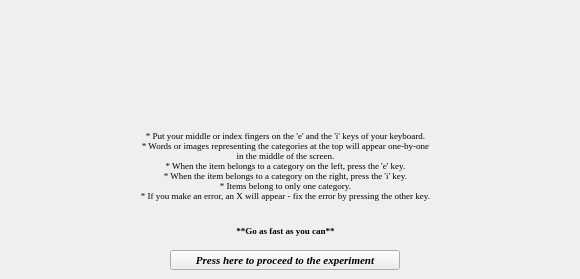
    <widget class="QWidget" name="conCombinedPrepare">
     <widget class="QLabel" name="prepareInstruction2_3">
      <property name="geometry">
       <rect>
        <x>0</x>
        <y>220</y>
        <width>571</width>
        <height>20</height>
       </rect>
      </property>
      <property name="font">
       <font>
        <family>Times New Roman</family>
        <pointsize>7</pointsize>
        <weight>75</weight>
        <bold>true</bold>
       </font>
      </property>
      <property name="text">
       <string>**Go as fast as you can**</string>
      </property>
      <property name="alignment">
       <set>Qt::AlignCenter</set>
      </property>
     </widget>
     <widget class="QLabel" name="conCombinedPrepareRight">
      <property name="geometry">
       <rect>
        <x>350</x>
        <y>8</y>
        <width>221</width>
        <height>50</height>
       </rect>
      </property>
      <property name="font">
       <font>
        <family>Times New Roman</family>
        <pointsize>10</pointsize>
        <weight>75</weight>
        <bold>true</bold>
       </font>
      </property>
      <property name="text">
       <string/>
      </property>
      <property name="alignment">
       <set>Qt::AlignCenter</set>
      </property>
     </widget>
     <widget class="QLabel" name="conCombinedPrepareInstruction">
      <property name="geometry">
       <rect>
        <x>5</x>
        <y>110</y>
        <width>561</width>
        <height>111</height>
       </rect>
      </property>
      <property name="font">
       <font>
        <family>Times New Roman</family>
        <pointsize>7</pointsize>
       </font>
      </property>
      <property name="text">
       <string>* Put your middle or index fingers on the 'e' and the 'i' keys of your keyboard.
* Words or images representing the categories at the top will appear one-by-one 
in the middle of the screen. 
* When the item belongs to a category on the left, press the 'e' key.
* When the item belongs to a category on the right, press the 'i' key. 
* Items belong to only one category. 
* If you make an error, an X will appear - fix the error by pressing the other key.</string>
      </property>
      <property name="alignment">
       <set>Qt::AlignCenter</set>
      </property>
     </widget>
     <widget class="QLabel" name="conCombinedPrepareLeft">
      <property name="geometry">
       <rect>
        <x>10</x>
        <y>8</y>
        <width>221</width>
        <height>50</height>
       </rect>
      </property>
      <property name="font">
       <font>
        <family>Times New Roman</family>
        <pointsize>10</pointsize>
        <weight>75</weight>
        <bold>true</bold>
       </font>
      </property>
      <property name="text">
       <string/>
      </property>
      <property name="alignment">
       <set>Qt::AlignCenter</set>
      </property>
     </widget>
     <widget class="QPushButton" name="conCombinedBtn">
      <property name="geometry">
       <rect>
        <x>170</x>
        <y>250</y>
        <width>230</width>
        <height>20</height>
       </rect>
      </property>
      <property name="font">
       <font>
        <family>Times New Roman</family>
        <pointsize>8</pointsize>
        <weight>75</weight>
        <italic>true</italic>
        <bold>true</bold>
       </font>
      </property>
      <property name="text">
       <string>Press here to proceed to the experiment</string>
      </property>
     </widget>
    </widget>
